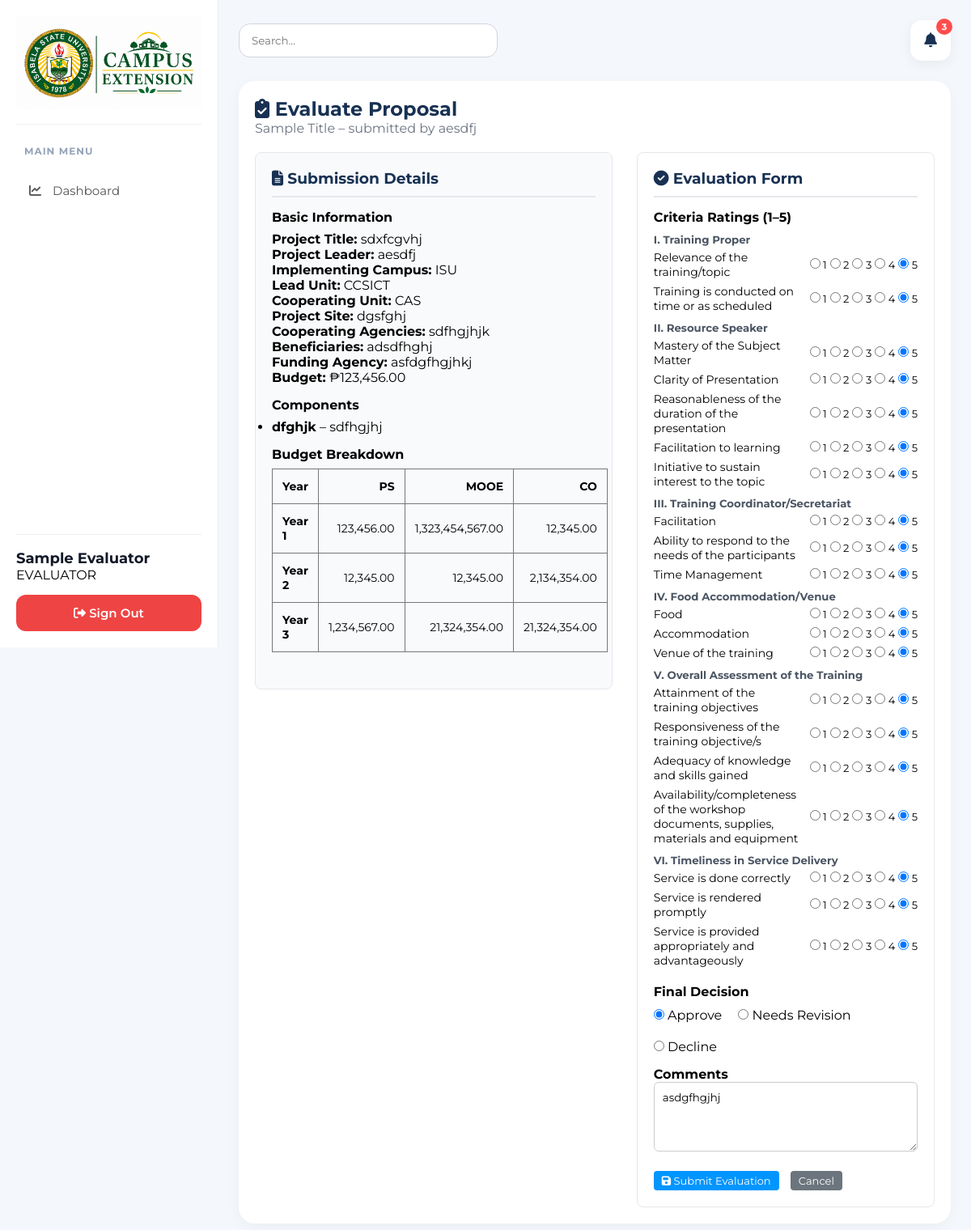
/evaluator/evaluate?id=9&type=proposal (signed in), run on the app's committed database.
### tables this page shows
CREATE TABLE IF NOT EXISTS `eval_groups` (
  `id` int NOT NULL AUTO_INCREMENT,
  `name` varchar(255) NOT NULL,
  `display_order` int DEFAULT '0',
  `created_at` timestamp NULL DEFAULT CURRENT_TIMESTAMP,
  `updated_at` timestamp NULL DEFAULT CURRENT_TIMESTAMP ON UPDATE CURRENT_TIMESTAMP,
  PRIMARY KEY (`id`)
);

CREATE TABLE IF NOT EXISTS `eval_criteria` (
  `id` int NOT NULL AUTO_INCREMENT,
  `group_id` int NOT NULL,
  `criteria_text` text NOT NULL,
  `display_order` int DEFAULT '0',
  `created_at` timestamp NULL DEFAULT CURRENT_TIMESTAMP,
  `updated_at` timestamp NULL DEFAULT CURRENT_TIMESTAMP ON UPDATE CURRENT_TIMESTAMP,
  PRIMARY KEY (`id`),
  KEY `group_id` (`group_id`),
  CONSTRAINT `eval_criteria_ibfk_1` FOREIGN KEY (`group_id`) REFERENCES `eval_groups` (`id`) ON DELETE CASCADE
);

### app/Http/Controllers/EvaluatorBaseController.php (called while the page is built, shortened)
<?php
class EvaluatorBaseController
{
    protected function render($view, $data = [])
    {
        require __DIR__ . '/../../views/layouts/app.php';
    }
}

### app/Http/Controllers/Evaluator/EvaluationController.php (called while the page is built, shortened)
<?php
require_once __DIR__ . '/../../../models/EvaluatorRating.php';
require_once __DIR__ . '/../../../models/EvaluatorVote.php';
require_once __DIR__ . '/../../../models/EvaluationCriteria.php';
class EvaluationController extends \EvaluatorBaseController
{
    private $ratingModel;
    private $voteModel;
    private $criteriaModel;
    private $db;
    public function __construct()
    {
        $config = require __DIR__ . '/../../../../config/database.php';
        $dsn = "mysql:host={$config['host']};dbname={$config['dbname']};charset={$config['charset']}";
        $pdo = new \PDO($dsn, $config['username'], $config['password']);
        $pdo->setAttribute(\PDO::ATTR_ERRMODE, \PDO::ERRMODE_EXCEPTION);
        $this->db = $pdo;
        $this->ratingModel = new \EvaluatorRating($pdo);
        $this->voteModel = new \EvaluatorVote($pdo);
        $this->criteriaModel = new \EvaluationCriteria($pdo);
    }
   public function evaluate()
{
    $id = $_GET['id'] ?? 0;
    $type = $_GET['type'] ?? 'proposal';
    $evaluator_id = $_SESSION['user_id'];
    if ($type === 'proposal') {
        $stmt = $this->db->prepare("
            SELECT s.*, p.title as proposal_title, u.name as extensionist_name
            FROM submissions s
            JOIN proposals p ON s.proposal_id = p.id
            JOIN users u ON s.user_id = u.id
            WHERE s.id = ?
        ");
        $stmt->execute([$id]);
        $submission = $stmt->fetch(\PDO::FETCH_ASSOC);
        $form_data = json_decode($submission['form_data'] ?? '{}', true);
    }
    $vote = $this->voteModel->getBySubmissionAndEvaluator($id, $evaluator_id, $type);
    $selectedVote = $vote ? $vote['vote'] : null;
    $comments = $vote ? $vote['comments'] : '';
    $groupedCriteria = [];
    $ratingMap = [];
    if ($type === 'proposal') {
        $groupedCriteria = $this->criteriaModel->getGrouped();
        $ratings = $this->ratingModel->getByEvaluatorAndSubmission($evaluator_id, $id, 'proposal');
        foreach ($ratings as $r) {
            $ratingMap[$r['criterion_id']] = $r['rating'];
        }
    }
    $this->render('evaluate', [
        'submission'        => $submission,
        'form_data'         => $form_data,
        'proposal_title'    => $submission['proposal_title'] ?? 'N/A',
        'extensionist_name' => $submission['extensionist_name'] ?? 'N/A',
        'groupedCriteria'   => $groupedCriteria,
        'ratingMap'         => $ratingMap,
        'selectedVote'      => $selectedVote,
        'comments'          => $comments,
        'submission_id'     => $id,
        'report_type'       => $type,
        'readonly'          => false,
    ]);
}
}

### app/models/EvaluationCriteria.php (called while the page is built, shortened)
<?php
class EvaluationCriteria
{
    private $db;
    public function __construct($pdo)
    {
        $this->db = $pdo;
    }
    public function getGrouped()
{
    $stmt = $this->db->query("SELECT * FROM eval_groups ORDER BY display_order ASC");
    $groups = $stmt->fetchAll(PDO::FETCH_ASSOC);
    $result = [];
    foreach ($groups as $group) {
        $stmt = $this->db->prepare("SELECT * FROM eval_criteria WHERE group_id = ? ORDER BY display_order ASC");
        $stmt->execute([$group['id']]);
        $criteria = $stmt->fetchAll(PDO::FETCH_ASSOC);
        $result[] = [
            'group' => $group,
            'criteria' => $criteria,
        ];
    }
    return $result;
}
}

### app/models/EvaluatorRating.php (called while the page is built, shortened)
<?php
class EvaluatorRating
{
    private $db;
    public function __construct($pdo)
    {
        $this->db = $pdo;
    }
    public function getByEvaluatorAndSubmission($evaluator_id, $submission_id)
    {
        $stmt = $this->db->prepare("
            SELECT er.*, ec.criteria_text
            FROM evaluator_ratings er
            JOIN eval_criteria ec ON er.criterion_id = ec.id
            WHERE er.evaluator_id = ? AND er.submission_id = ?
        ");
        $stmt->execute([$evaluator_id, $submission_id]);
        return $stmt->fetchAll(PDO::FETCH_ASSOC);
    }
}

### app/models/EvaluatorVote.php (called while the page is built, shortened)
<?php
class EvaluatorVote
{
    private $db;
    public function __construct($pdo)
    {
        $this->db = $pdo;
    }
    public function getBySubmissionAndEvaluator($submission_id, $evaluator_id, $report_type = 'proposal')
    {
        $stmt = $this->db->prepare("
        SELECT * FROM evaluator_votes
        WHERE submission_id = ? AND evaluator_id = ? AND report_type = ?
    ");
        $stmt->execute([$submission_id, $evaluator_id, $report_type]);
        return $stmt->fetch(PDO::FETCH_ASSOC);
    }
}

### app/views/evaluator/_evaluation_form.php (the view, shortened to what this page needs)
<div style="background:#fff; padding:20px; border-radius:8px; border:1px solid #e5e7eb;">
    <h3 style="color:#183153; border-bottom:2px solid #e5e7eb; padding-bottom:10px;">
        <i class="fas fa-check-circle"></i> Evaluation Form
    </h3>
    <form method="POST" action="/evaluator/save-evaluation">
        <?php if ($report_type === 'proposal'): ?>
            <h4 style="margin:15px 0 8px;">Criteria Ratings (1–5)</h4>
            <?php foreach ($groupedCriteria as $group): ?>
                <h5 style="margin:10px 0 5px; color:#4b5563;"><?= htmlspecialchars($group['group']['name']) ?></h5>
                <?php foreach ($group['criteria'] as $crit): ?>
                    <div style="display:flex; align-items:center; gap:10px; margin-bottom:6px; flex-wrap:wrap;">
                        <span style="flex:1; min-width:150px; font-size:14px;"><?= htmlspecialchars($crit['criteria_text']) ?></span>
                        <div style="display:flex; gap:4px;">
                            <?php for ($i = 1; $i <= 5; $i++): ?>
                                <label style="cursor:<?= $readonly ? 'default' : 'pointer' ?>; font-size:13px;">
                                    <input type="radio" name="ratings[<?= $crit['id'] ?>]" value="<?= $i ?>"
                                        <?= (isset($ratingMap[$crit['id']]) && $ratingMap[$crit['id']] == $i) ? 'checked' : '' ?>
                                        <?= $readonly ? 'disabled' : '' ?> required>
                                    <?= $i ?>
                                </label>
                            <?php endfor; ?>
                        </div>
                    </div>
                <?php endforeach; ?>
            <?php endforeach; ?>
        <?php endif; ?>
        <h4 style="margin:20px 0 10px;">Final Decision</h4>
        <div style="display:flex; gap:20px; margin-bottom:15px; flex-wrap:wrap;">
            <label style="cursor:<?= $readonly ? 'default' : 'pointer' ?>;">
                <input type="radio" name="vote" value="approve" <?= $selectedVote === 'approve' ? 'checked' : '' ?> <?= $readonly ? 'disabled' : '' ?> required> Approve
            </label>
            <label style="cursor:<?= $readonly ? 'default' : 'pointer' ?>;">
                <input type="radio" name="vote" value="revision" <?= $selectedVote === 'revision' ? 'checked' : '' ?> <?= $readonly ? 'disabled' : '' ?> required> Needs Revision
            </label>
            <label style="cursor:<?= $readonly ? 'default' : 'pointer' ?>;">
                <input type="radio" name="vote" value="decline" <?= $selectedVote === 'decline' ? 'checked' : '' ?> <?= $readonly ? 'disabled' : '' ?> required> Decline
            </label>
        </div>
        <div style="margin-bottom:20px;">
            <label><strong>Comments</strong></label>
            <textarea name="comments" rows="4" style="width:100%; padding:10px; border:1px solid #ccc; border-radius:6px;" <?= $readonly ? 'readonly' : '' ?>><?= htmlspecialchars($comments) ?></textarea>
        </div>
        <?php if (!$readonly): ?>
            <button type="submit" class="btn btn-primary"><i class="fas fa-save"></i> Submit Evaluation</button>
        <?php else: ?>
            <span style="color:#999;">This report is finalized. You can only view.</span>
        <?php endif; ?>
        <a href="/evaluator/dashboard" class="btn btn-secondary" style="margin-left:10px;">Cancel</a>
    </form>
</div>

### public/css/admin.css (style rules this page uses)
* { margin: 0; padding: 0; box-sizing: border-box; font-family: 'Montserrat', sans-serif; }
body { display: flex; background: #f4f7fb; }
a { text-decoration: none !important; }
textarea { width: 100% !important; }
.btn-primary { background: #0095ff; color: #fff; }
.btn { padding: 4px 10px; font-size: 13px; border: none; border-radius: 4px; cursor: pointer; }
.btn-secondary { background: #6c757d; color: #fff; }

### data on the page
eval_groups: name "I. Training Proper"
eval_criteria: criteria_text "Relevance of the training/topic", id "☐ 1", id "☐ 2", id "☐ 3", id "☐ 4", id "☑ 5"
eval_criteria: criteria_text "Training is conducted on time or as scheduled", id "☐ 1", id "☐ 2", id "☐ 3", id "☐ 4", id "☑ 5"
eval_groups: name "II. Resource Speaker"
eval_criteria: criteria_text "Mastery of the Subject Matter", id "☐ 1", id "☐ 2", id "☐ 3", id "☐ 4", id "☑ 5"
eval_criteria: criteria_text "Clarity of Presentation", id "☐ 1", id "☐ 2", id "☐ 3", id "☐ 4", id "☑ 5"
eval_criteria: criteria_text "Reasonableness of the duration of the presentation", id "☐ 1", id "☐ 2", id "☐ 3", id "☐ 4", id "☑ 5"
eval_criteria: criteria_text "Facilitation to learning", id "☐ 1", id "☐ 2", id "☐ 3", id "☐ 4", id "☑ 5"
eval_criteria: criteria_text "Initiative to sustain interest to the topic", id "☐ 1", id "☐ 2", id "☐ 3", id "☐ 4", id "☑ 5"
eval_groups: name "III. Training Coordinator/Secretariat"
eval_criteria: criteria_text "Facilitation", id "☐ 1", id "☐ 2", id "☐ 3", id "☐ 4", id "☑ 5"
eval_criteria: criteria_text "Ability to respond to the needs of the participants", id "☐ 1", id "☐ 2", id "☐ 3", id "☐ 4", id "☑ 5"
eval_criteria: criteria_text "Time Management", id "☐ 1", id "☐ 2", id "☐ 3", id "☐ 4", id "☑ 5"
eval_groups: name "IV. Food Accommodation/Venue"
eval_criteria: criteria_text "Food", id "☐ 1", id "☐ 2", id "☐ 3", id "☐ 4", id "☑ 5"
eval_criteria: criteria_text "Accommodation", id "☐ 1", id "☐ 2", id "☐ 3", id "☐ 4", id "☑ 5"
eval_criteria: criteria_text "Venue of the training", id "☐ 1", id "☐ 2", id "☐ 3", id "☐ 4", id "☑ 5"
eval_groups: name "V. Overall Assessment of the Training"
eval_criteria: criteria_text "Attainment of the training objectives", id "☐ 1", id "☐ 2", id "☐ 3", id "☐ 4", id "☑ 5"
eval_criteria: criteria_text "Responsiveness of the training objective/s", id "☐ 1", id "☐ 2", id "☐ 3", id "☐ 4", id "☑ 5"
eval_criteria: criteria_text "Adequacy of knowledge and skills gained", id "☐ 1", id "☐ 2", id "☐ 3", id "☐ 4", id "☑ 5"
eval_criteria: criteria_text "Availability/completeness of the workshop documents, supplies, materials and equipment", id "☐ 1", id "☐ 2", id "☐ 3", id "☐ 4", id "☑ 5"
eval_groups: name "VI. Timeliness in Service Delivery"
eval_criteria: criteria_text "Service is done correctly", id "☐ 1", id "☐ 2", id "☐ 3", id "☐ 4", id "☑ 5"
eval_criteria: criteria_text "Service is rendered promptly", id "☐ 1", id "☐ 2", id "☐ 3", id "☐ 4", id "☑ 5"
eval_criteria: criteria_text "Service is provided appropriately and advantageously", id "☐ 1", id "☐ 2", id "☐ 3", id "☐ 4", id "☑ 5"

### other printed values
$_SESSION['user_name'] "Sample Evaluator"
$_SESSION['user_role'] "EVALUATOR"
$proposal_title "Sample Title"
$extensionist_name "aesdfj"
$basic['project_title'] "sdxfcgvhj"
$basic['project_leader'] "aesdfj"
$basic['implementing_campus'] "ISU"
$basic['lead_unit'] "CCSICT"
$basic['cooperating_unit'] "CAS"
$basic['project_site'] "dgsfghj"
$basic['cooperating_agencies'] "sdfhgjhjk"
$basic['beneficiaries'] "adsdfhghj"
$basic['funding_agency'] "asfdgfhgjhkj"
$basic['budget'] "123,456.00"
$comp['title'] "dfghjk"
